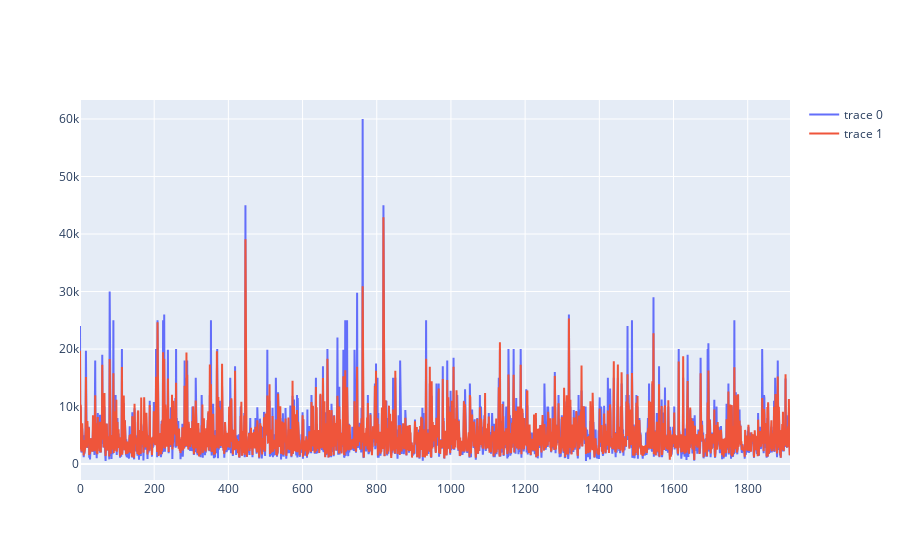

The notebook cell this image was saved under:
### Code cell
import plotly.graph_objects as go
fig = go.Figure(data= [go.Scatter(y=y_test.values), 
                       go.Scatter(y=final_model_predictions_test)])
fig.show()

### Figure 1 — Plotly figure (JSON) as saved in the notebook; plotly's stock layout.template omitted (floating-point values rounded to 4 significant figures; data arrays with more than 128 entries replaced by an {"elided": "..."} marker saying what was removed)
{"data": [{"type": "scatter", "y": {"elided": "1915 int values"}}, {"type": "scatter", "y": {"elided": "1915 float values"}}], "layout": {}}
